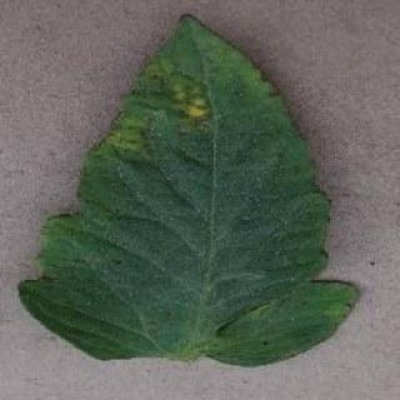
#> input picture mobile/assets/images/bacterial_spot.jpg, 400 x 400 px
$ python -i derive_dataset.py   (imports and definitions only)
#> lines starting #> are read from the running program, lines starting #| are printed output that depends on the picture; after the words box and inside, x2 and y2 are one past the last pixel; in counts of white or black regions, pixels touching at a corner belong together
"""Derive every label for a single-dataset CropGuard corpus (v7).

Input  : images/ + masks/ where masks are LESION masks (255 = lesion, e.g. the
         polygons PlantSeg provides). Images are named
         `<host>_<disease>_<n>.jpg`.
Output : images/, masks_lesion/, masks_leaf/, labels/, severity_<split>.csv,
         data.yaml -- so one training run covers all heads.

Label sources:
  classification  disease name -> CropGuard class via class_map.yaml (VERIFIED;
                  unmapped names are skipped loudly, never guessed)
  detection       connected components of the LESION mask -> YOLO boxes
  segmentation    lesion mask (given) + leaf mask (derived)
  severity        lesion_px / leaf_px, ONLY on close-up single-leaf images
                  (expert: the ratio is ill-defined on wide shots). Others get
                  -1 = "not assessed" instead of a meaningless number.
  negatives       optional non-tomato hosts -> "not_tomato" set for the
                  abstention / OOD head

Leaf mask backend: `grabcut` (default, no extra deps) or `sam` (better, needs
the segment_anything package + checkpoint; cache the output, it is slow).

Usage:
    python3 data_pipeline/scripts/derive_dataset.py \
        --in plantseg_tomato --out cropguard_v7 \
        --negatives-in plantseg_other_hosts
Self-test (no data needed):
    python3 data_pipeline/scripts/derive_dataset.py --self-test
"""
import argparse
import csv
import os
import re
import sys
from collections import Counter

import cv2
import numpy as np
import yaml
from PIL import Image

IMG_EXTS = (".jpg", ".jpeg", ".png", ".bmp", ".webp")
_ROOT = os.path.dirname(os.path.dirname(os.path.dirname(os.path.abspath(__file__))))
DEFAULT_MAP = os.path.join(_ROOT, "data_pipeline", "configs", "class_map.yaml")


# [43 lines left out: functions parse_names, load_map, verify_plantseg_classes, not called in this run]


# ------------------------------------------------------------ leaf masks ----
def grabcut_leaf_mask(rgb, lesion=None, iters=3):
    """OpenCV GrabCut for the leaf region (no extra deps).

    `lesion` (the PlantSeg annotation, uint8 0/255) is used TWO ways, both
    deliberate:

      * as a CERTAIN-foreground seed  -- expert annotation says this pixel is a
        diseased spot on a tomato leaf, so it is leaf tissue, full stop;
      * as a guaranteed union        -- the returned mask ALWAYS contains the
        lesion, because a lesion is part of a leaf.

    Why this is not optional: seeding only from green pixels makes GrabCut mark
    necrotic (brown/yellow) tissue as background, so the leaf mask was missing
    the very region that defines severity = lesion_px / leaf_px. On the derived
    test split 95/130 images had lesion pixels OUTSIDE the leaf mask (median
    overlap 0.64) and severity reached 4.04 -- lesion 4x the leaf, physically
    impossible. Unioning the annotation back in fixes the denominator.
    """
#> called with iters = 3
    h, w = rgb.shape[:2]
#> h = 400; w = 400
    img = cv2.cvtColor(rgb, cv2.COLOR_RGB2BGR)
#> img is the input picture: shape (400, 400, 3); mean B, G, R 89.6, 99.9, 92.5
    r, g, b = rgb[..., 0].astype(int), rgb[..., 1].astype(int), rgb[..., 2].astype(int)
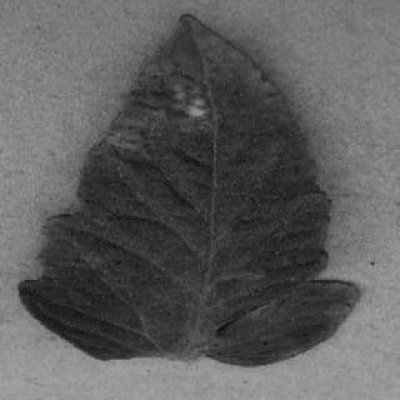
#> r: shape (400, 400) int64; min 7, max 166, mean 92.5
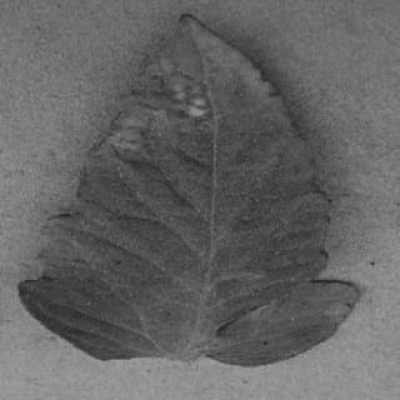
#> g: shape (400, 400) int64; min 33, max 160, mean 99.9
    green = ((g > r + 10) & (g > b + 10) & (g > 50)).astype(np.uint8)
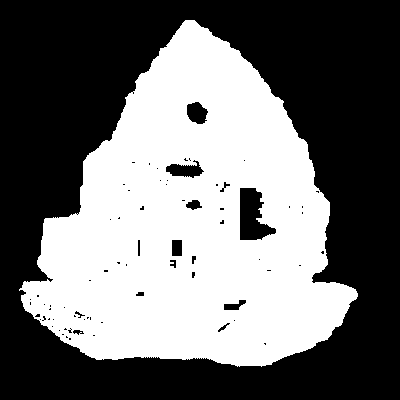
#> green: shape (400, 400); values 0 (black) and 1 (white), 43.9% white; 1 white region, box (x1, y1, x2, y2) and area: (19, 20, 358, 367) 70177
    if green.sum() < 200:
        green = ((g > r) & (g > b)).astype(np.uint8)
    les = None
    if lesion is not None:
        les = (lesion > 127).astype(np.uint8)
    m = np.zeros((h, w), np.uint8)
    m[green > 0] = cv2.GC_PR_FGD
    if les is not None:
        m[les > 0] = cv2.GC_FGD          # annotation wins over the green test
    m[: max(2, h // 40), :] = cv2.GC_BGD
    m[-max(2, h // 40):, :] = cv2.GC_BGD
    m[:, : max(2, w // 40)] = cv2.GC_BGD
    m[:, -max(2, w // 40):] = cv2.GC_BGD
    try:
        cv2.grabCut(img, m, None, np.zeros((1, 65), np.float64), 5, iters,
                    cv2.GC_INIT_WITH_MASK)
        out = np.where((m == cv2.GC_FGD) | (m == cv2.GC_PR_FGD), 255, 0).astype(np.uint8)
    except cv2.error:
        out = (green > 0).astype(np.uint8) * 255
    n, lab, stats, _ = cv2.connectedComponentsWithStats((out > 0).astype(np.uint8), 8)
#> n = 2; stats = [[0, 0, 400, 400, 89823], [19, 20, 339, 347, 70177]]
    if n > 1:
        keep = 1 + int(np.argmax(stats[1:, cv2.CC_STAT_AREA]))
#> keep = 1
        out = np.where(lab == keep, 255, 0).astype(np.uint8)
    if les is not None:
        # union AFTER component selection, so a lesion that sits off the main
        # green blob (heavy necrosis) is not discarded as a stray component
        out = np.where((out > 0) | (les > 0), 255, 0).astype(np.uint8)
    return out


# [222 lines left out: functions sam_leaf_mask, leaf_quality, boxes_from_lesion_mask, mask_to_boxes, grade_of, self_test and 1 more, not called in this run]


# [2 lines not run here, left out]

>>> import cv2
>>> picture = cv2.cvtColor(cv2.imread('../../mobile/assets/images/bacterial_spot.jpg'), cv2.COLOR_BGR2RGB)
>>> result = grabcut_leaf_mask(picture)
